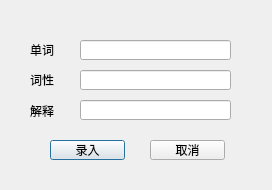
<?xml version="1.0" encoding="UTF-8"?>
<ui version="4.0">
 <class>Entry</class>
 <widget class="QDialog" name="Entry">
  <property name="geometry">
   <rect>
    <x>0</x>
    <y>0</y>
    <width>272</width>
    <height>190</height>
   </rect>
  </property>
  <property name="windowTitle">
   <string>Dialog</string>
  </property>
  <widget class="QLabel" name="label">
   <property name="geometry">
    <rect>
     <x>30</x>
     <y>40</y>
     <width>31</width>
     <height>20</height>
    </rect>
   </property>
   <property name="font">
    <font>
     <family>宋体</family>
     <pointsize>9</pointsize>
    </font>
   </property>
   <property name="text">
    <string>单词</string>
   </property>
  </widget>
  <widget class="QLabel" name="label_2">
   <property name="geometry">
    <rect>
     <x>30</x>
     <y>70</y>
     <width>31</width>
     <height>20</height>
    </rect>
   </property>
   <property name="font">
    <font>
     <family>宋体</family>
     <pointsize>9</pointsize>
    </font>
   </property>
   <property name="text">
    <string>词性</string>
   </property>
  </widget>
  <widget class="QLabel" name="label_3">
   <property name="geometry">
    <rect>
     <x>30</x>
     <y>100</y>
     <width>31</width>
     <height>21</height>
    </rect>
   </property>
   <property name="font">
    <font>
     <family>宋体</family>
     <pointsize>9</pointsize>
    </font>
   </property>
   <property name="text">
    <string>解释</string>
   </property>
  </widget>
  <widget class="QPushButton" name="btnEntry">
   <property name="geometry">
    <rect>
     <x>50</x>
     <y>140</y>
     <width>75</width>
     <height>20</height>
    </rect>
   </property>
   <property name="font">
    <font>
     <pointsize>9</pointsize>
    </font>
   </property>
   <property name="text">
    <string>录入</string>
   </property>
  </widget>
  <widget class="QPushButton" name="btnCancel">
   <property name="geometry">
    <rect>
     <x>150</x>
     <y>140</y>
     <width>75</width>
     <height>20</height>
    </rect>
   </property>
   <property name="font">
    <font>
     <pointsize>9</pointsize>
    </font>
   </property>
   <property name="text">
    <string>取消</string>
   </property>
  </widget>
  <widget class="QLineEdit" name="lineEdit">
   <property name="geometry">
    <rect>
     <x>80</x>
     <y>40</y>
     <width>151</width>
     <height>20</height>
    </rect>
   </property>
  </widget>
  <widget class="QLineEdit" name="lineEdit_2">
   <property name="geometry">
    <rect>
     <x>80</x>
     <y>70</y>
     <width>151</width>
     <height>20</height>
    </rect>
   </property>
  </widget>
  <widget class="QLineEdit" name="lineEdit_3">
   <property name="geometry">
    <rect>
     <x>80</x>
     <y>100</y>
     <width>151</width>
     <height>20</height>
    </rect>
   </property>
  </widget>
 </widget>
 <resources/>
 <connections/>
</ui>
